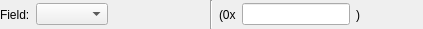
<?xml version="1.0" encoding="UTF-8"?>
<ui version="4.0">
 <class>BasicEnumValueFieldWidget</class>
 <widget class="QWidget" name="BasicEnumValueFieldWidget">
  <property name="geometry">
   <rect>
    <x>0</x>
    <y>0</y>
    <width>423</width>
    <height>29</height>
   </rect>
  </property>
  <property name="windowTitle">
   <string>Basic Enum Value Field</string>
  </property>
  <layout class="QHBoxLayout" name="horizontalLayout_3" stretch="1,0,1">
   <property name="leftMargin">
    <number>0</number>
   </property>
   <property name="topMargin">
    <number>0</number>
   </property>
   <property name="rightMargin">
    <number>0</number>
   </property>
   <property name="bottomMargin">
    <number>0</number>
   </property>
   <item>
    <layout class="QHBoxLayout" name="horizontalLayout">
     <item>
      <widget class="QLabel" name="m_nameLabel">
       <property name="text">
        <string>Field:</string>
       </property>
      </widget>
     </item>
     <item>
      <widget class="QComboBox" name="m_valueComboBox"/>
     </item>
     <item>
      <spacer name="horizontalSpacer">
       <property name="orientation">
        <enum>Qt::Horizontal</enum>
       </property>
       <property name="sizeHint" stdset="0">
        <size>
         <width>40</width>
         <height>20</height>
        </size>
       </property>
      </spacer>
     </item>
    </layout>
   </item>
   <item>
    <widget class="Line" name="line">
     <property name="orientation">
      <enum>Qt::Vertical</enum>
     </property>
    </widget>
   </item>
   <item>
    <layout class="QHBoxLayout" name="horizontalLayout_2">
     <item>
      <widget class="QLabel" name="m_serFrontLabel">
       <property name="text">
        <string>(0x</string>
       </property>
      </widget>
     </item>
     <item>
      <widget class="QLineEdit" name="m_serValueLineEdit"/>
     </item>
     <item>
      <widget class="QLabel" name="m_serBackLabel">
       <property name="text">
        <string>)</string>
       </property>
      </widget>
     </item>
     <item>
      <spacer name="horizontalSpacer_2">
       <property name="orientation">
        <enum>Qt::Horizontal</enum>
       </property>
       <property name="sizeHint" stdset="0">
        <size>
         <width>40</width>
         <height>20</height>
        </size>
       </property>
      </spacer>
     </item>
    </layout>
   </item>
  </layout>
 </widget>
 <resources/>
 <connections/>
</ui>
